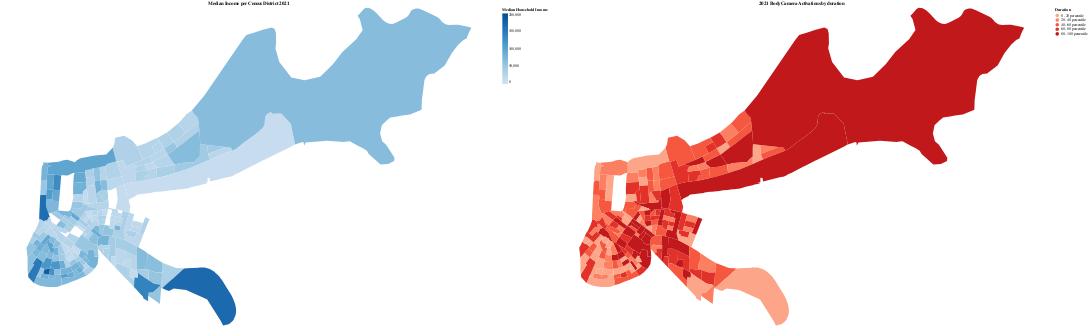

Notebook code for this chart:
### Code cell
alt.concat(alt.hconcat(incomeMap,bwcDuration)).configure_view(strokeWidth=0)

### Figure 1 — Vega-Lite specification as saved in the notebook (floating-point values rounded to 4 significant figures; data arrays with more than 128 entries replaced by an {"elided": "..."} marker saying what was removed)
{"config": {"view": {"continuousWidth": 400, "continuousHeight": 300, "strokeWidth": 0}}, "concat": [{"hconcat": [{"mark": "geoshape", "encoding": {"color": {"field": "median income", "legend": {"title": "Median Household Income"}, "scale": {"domain": [0, 200000], "scheme": "blues"}, "type": "quantitative"}, "tooltip": [{"field": "NAME", "title": "Census Tract", "type": "nominal"}, {"field": "Activation Count", "title": "Activation Count", "type": "quantitative"}, {"field": "population", "format": ",", "title": "Population", "type": "quantitative"}, {"field": "median income", "format": "$,.2r", "title": "Median Household Income", "type": "nominal"}]}, "height": 900, "projection": {"parallels": [31.17, 32.67], "rotate": [92.5, 0], "type": "conicConformal"}, "title": "Median Income per Census District 2021", "width": 1400}, {"mark": "geoshape", "encoding": {"color": {"field": "DurationQuant", "legend": {"title": "Duration"}, "scale": {"scheme": "reds"}, "type": "nominal"}, "tooltip": [{"field": "NAME", "title": "Census Tract", "type": "nominal"}, {"field": "Activation Count", "title": "Activation Count", "type": "quantitative"}, {"field": "population", "format": ",", "title": "Population", "type": "quantitative"}, {"field": "median income", "format": "$,.2r", "title": "Median Household Income", "type": "nominal"}]}, "height": 900, "projection": {"parallels": [31.17, 32.67], "rotate": [92.5, 0], "type": "conicConformal"}, "title": "2021 Body Camera Activations by duration", "width": 1400}]}], "data": {"name": "data-176fb0a2ce7b3c7099d62ff59669a9a6"}, "$schema": "https://vega.github.io/schema/vega-lite/v4.17.0.json", "datasets": {"data-176fb0a2ce7b3c7099d62ff59669a9a6": {"elided": "181 records"}}}
